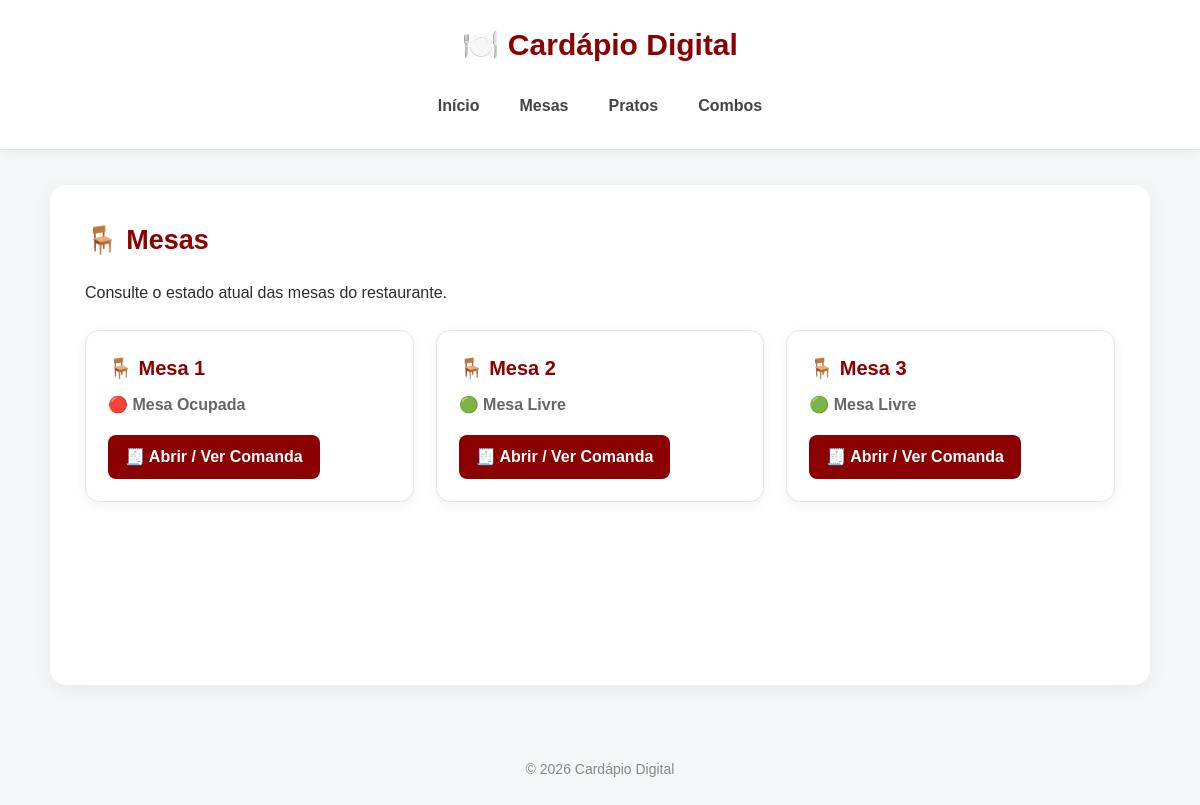
The app's page /mesas/ with its own data.
### restaurante/models.py (models this page shows, shortened)
class Mesa(models.Model):
    numero = models.IntegerField(unique=True)
    STATUS_CHOICES = [
        ('LIVRE', 'Livre'),
        ('OCUPADA', 'Ocupada'),
    ]
    status = models.CharField(
        max_length=10,
        choices=STATUS_CHOICES,
        default='LIVRE'
    )

### restaurante/views.py (the view)
# urls.py: path('mesas/', views.lista_mesas, name='lista_mesas'),
def lista_mesas(request):
    mesas = Mesa.objects.all().order_by('numero')
    return render(
        request,
        'restaurante/lista_mesas.html',
        {'mesas': mesas}
    )

### restaurante/templates/restaurante/lista_mesas.html (shortened to what this page needs)
<!DOCTYPE html>
<html lang="en">
<head>
</head>
<body>
{% extends 'base.html' %}
{% block conteudo %}
<h2>🪑 Mesas</h2>
<p>
    Consulte o estado atual das mesas do restaurante.
</p>
<div class="cards">
    {% for mesa in mesas %}
        <div class="card">
            <h3>🪑 Mesa {{ mesa.numero }}</h3>
            {% if mesa.status == 'LIVRE' %}
                <p>
                    <strong>🟢 Mesa Livre</strong>
                </p>
            {% elif mesa.status == 'OCUPADA' %}
                <p>
                    <strong>🔴 Mesa Ocupada</strong>
                </p>
            {% endif %}
            <a class="botao"
               href="{% url 'abrir_comanda' mesa.id %}">
                🧾 Abrir / Ver Comanda
            </a>
        </div>
    {% empty %}
        <p>Nenhuma mesa cadastrada.</p>
    {% endfor %}
</div>
{% endblock %}

### restaurante/static/restaurante/style.css (style rules this page uses)
* { box-sizing: border-box; }
html { scroll-behavior: smooth; }
body { margin: 0; font-family: Arial, Helvetica, sans-serif; background: #f5f6f8; color: #2d2d2d; line-height: 1.5; }
h2 { margin-top: 0; margin-bottom: 20px; color: #8b0000; font-size: 27px; }
h3 { color: #333; }
.cards { display: grid; grid-template-columns: repeat(auto-fit, minmax(230px, 1fr)); gap: 22px; margin-top: 25px; }
.card { background: #ffffff; border: 1px solid #e5e5e5; border-radius: 14px; padding: 22px; box-shadow: 0 3px 12px rgba(0, 0, 0, 0.06); transition: transform 0.2s ease, box-shadow 0.2s ease; }
.card h3 { margin-top: 0; margin-bottom: 10px; color: #8b0000; font-size: 20px; }
.card p { color: #666; margin: 8px 0; }
.botao { display: inline-block; background: #8b0000; color: #ffffff !important; text-decoration: none; padding: 10px 17px; border-radius: 8px; font-weight: bold; margin-top: 10px; transition: all 0.2s ease; }
a { color: #8b0000; }

### records on screen
Mesa: numero "1", status "🔴 Mesa Ocupada"
Mesa: numero "2", status "🟢 Mesa Livre"
Mesa: numero "3", status "🟢 Mesa Livre"
